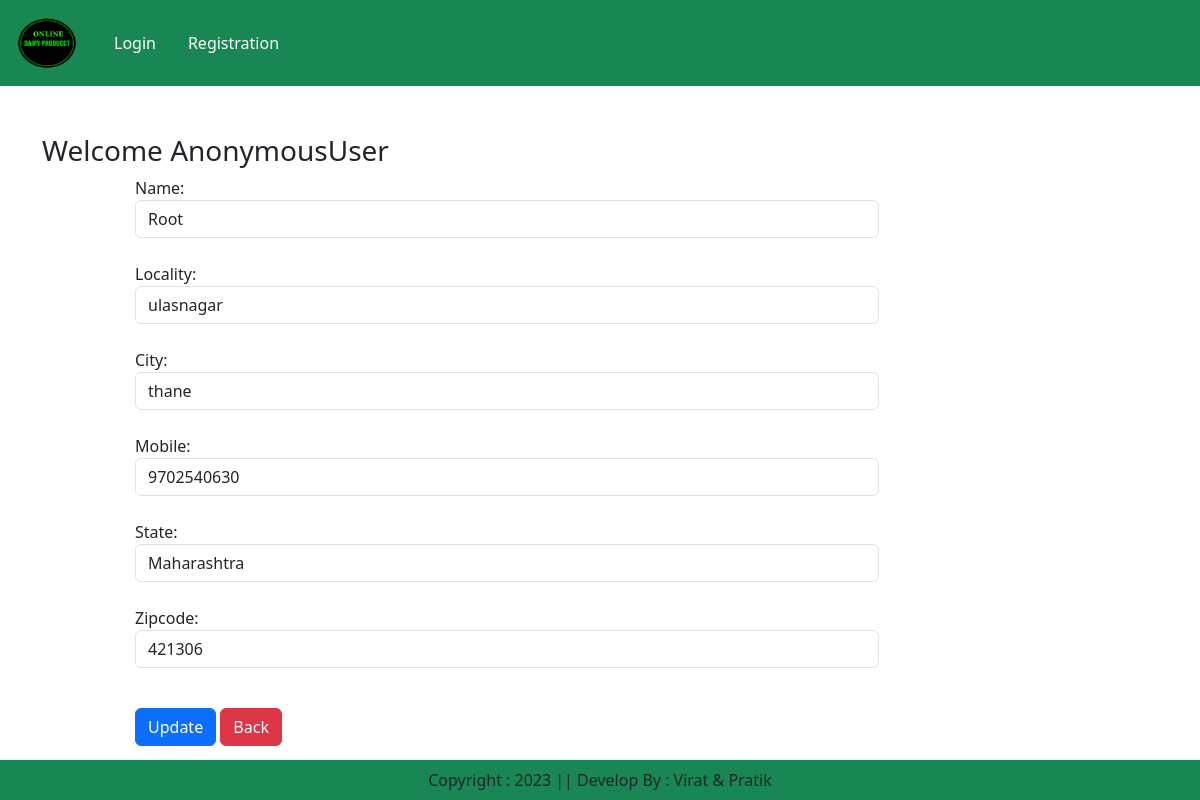
/updateAddress/39, run on the app's committed database.
### app/models.py (models this page shows, shortened)
class Customer (models.Model):
    user = models.ForeignKey(User,on_delete=models.CASCADE)
    name = models.CharField(max_length=20)
    locality = models.TextField(max_length=30)
    city = models.CharField(max_length=30)
    mobile = models.CharField(max_length=10, unique=True, validators=[validate_mobile_number])
    zipcode = models.CharField(max_length=6)
    state = models.TextField(choices=STATE_CHOICES, max_length=100)

### app/views.py (the view, shortened to what this page needs)
# urls.py: path('updateAddress/<int:pk>', views.updateAddress.as_view(),name="updateAddress"),
class updateAddress(View):
    def get(self, request,pk):
        add = Customer.objects.get(pk=pk)
        form = CustomerProfileForm(instance=add)
        totalitem = 0
        wishitem = 0
        if request.user.is_authenticated:
             totalitem = len(Cart.objects.filter(user=request.user))
             wishitem = len(Wishlist.objects.filter(user=request.user))
        return render(request,"app/updateAddress.html",locals())

### app/forms.py
class CustomerProfileForm(forms.ModelForm):
    class Meta:
        model = Customer
        fields = ['name', 'locality', 'city', 'mobile', 'state','zipcode']
        widgets = {
            'name':forms.TextInput(attrs={'class':'form-control'}),
            'locality':forms.TextInput(attrs={'class':'form-control'}),
            'city':forms.TextInput(attrs={'class':'form-control'}),
            'mobile':forms.NumberInput(attrs={'class':'form-control'}),
            'state':forms.Select(attrs={'class':'form-control'}),
            'zipcode':forms.NumberInput(attrs={'class':'form-control'}),
        }

### app/templates/app/updateAddress.html (shortened to what this page needs)
{% extends 'app/index.html' %}
{% load static %}
{% block main-content %}
<div class='container my-5'>
    <div class="row">
        <h3> Welcome <span class="text-capitalize"> {{request.user}}</span> </h3>
    </div>
    <div class="col-sm-8 offset-sm-1">
        <form action="" method="post">
            {% for fm in form %}
               {{fm.label_tag}} {{fm}} <small class="text-danger"> {{fm.errors | striptags}}</small> <br>
            {% endfor %}
            <div class="col-12 mt-3">
                <button type="submit" class="btn btn-primary"> Update </button>
                <a href="{% url 'address' %}" type='button' class='btn btn-danger'> Back </a>
            </div>
        </form>
    </div>
</div>
{% endblock main-content %}

### data on the page
Customer: form "Root" "ulasnagar" "thane" "9702540630" "Maharashtra" "421306"

### other printed values
{{ request.user }} "AnonymousUser"
{{ fm.label_tag }} "Name:" "Locality:" "City:" "Mobile:" "State:" "Zipcode:"
